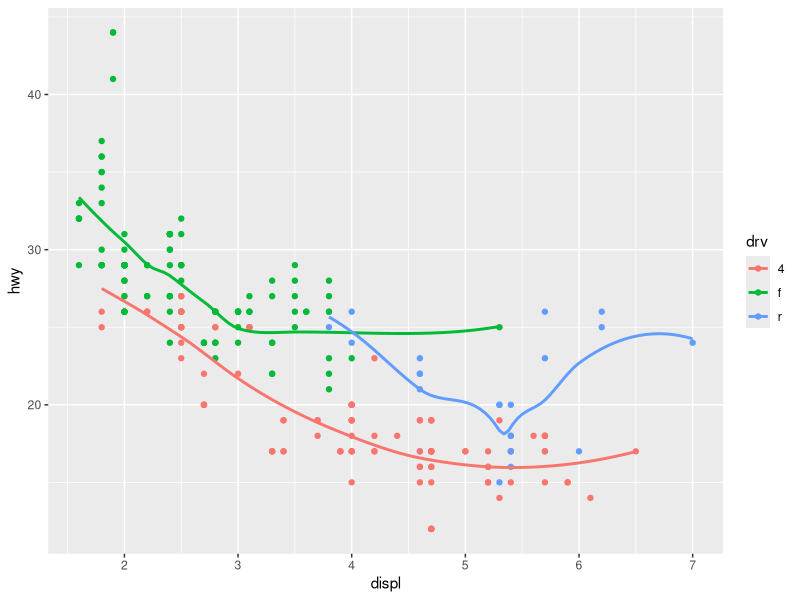
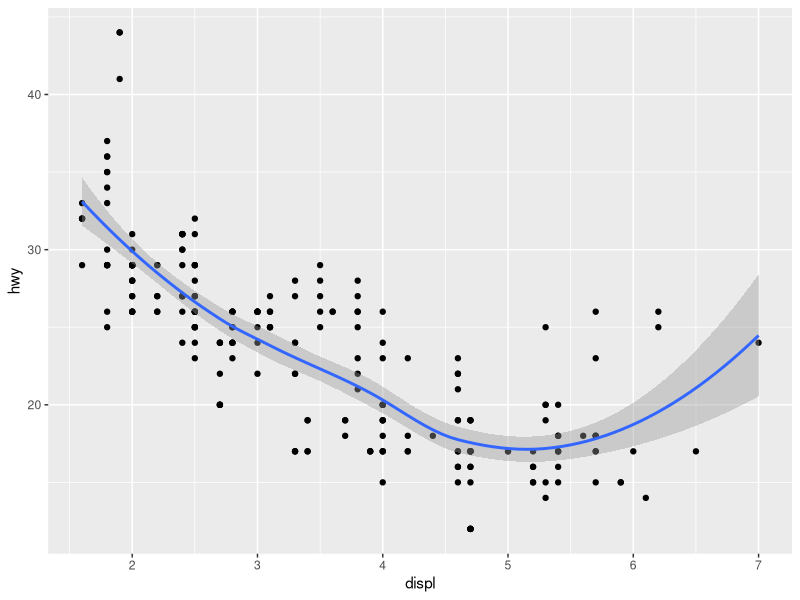
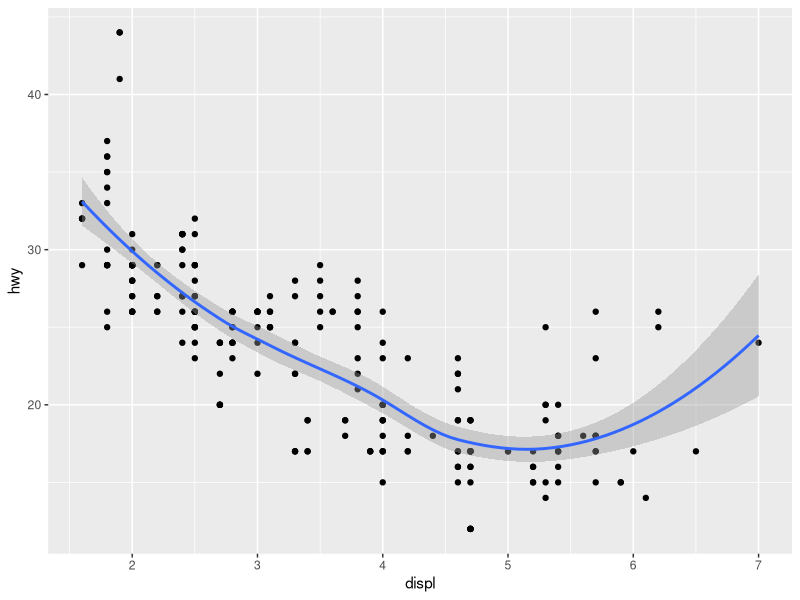
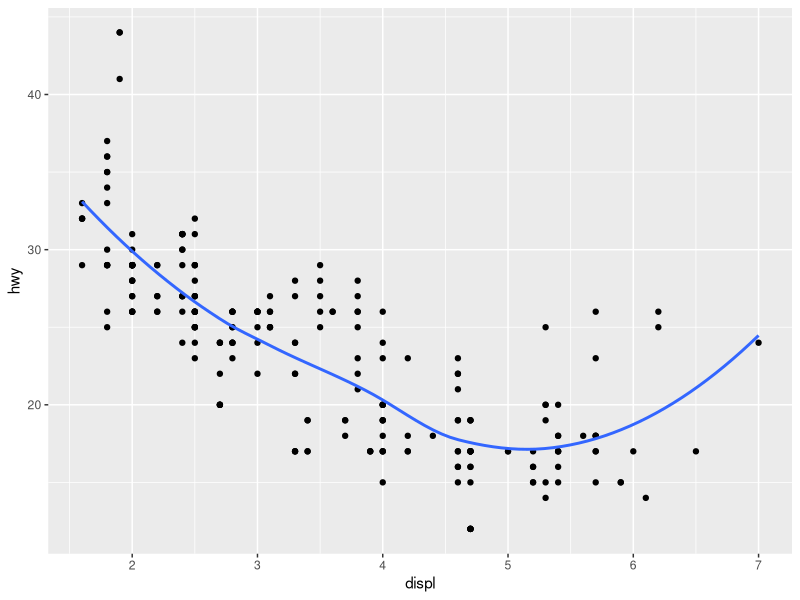
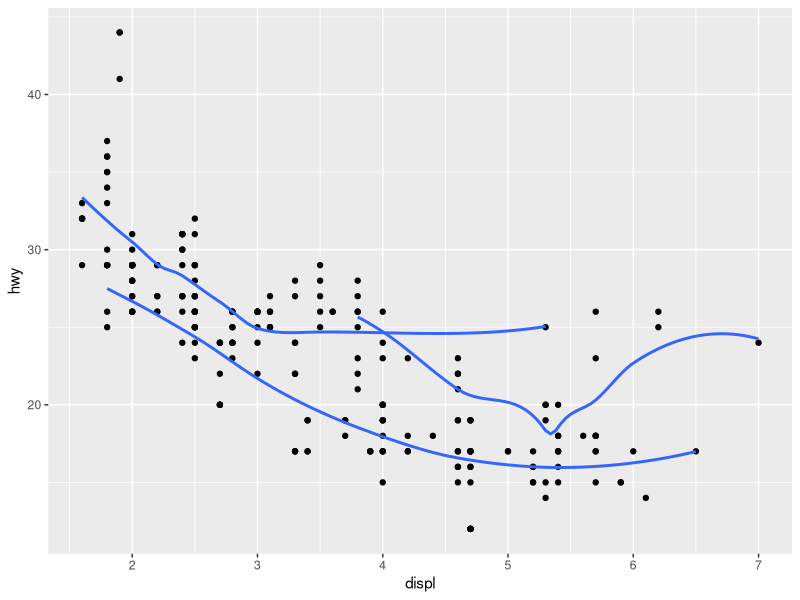
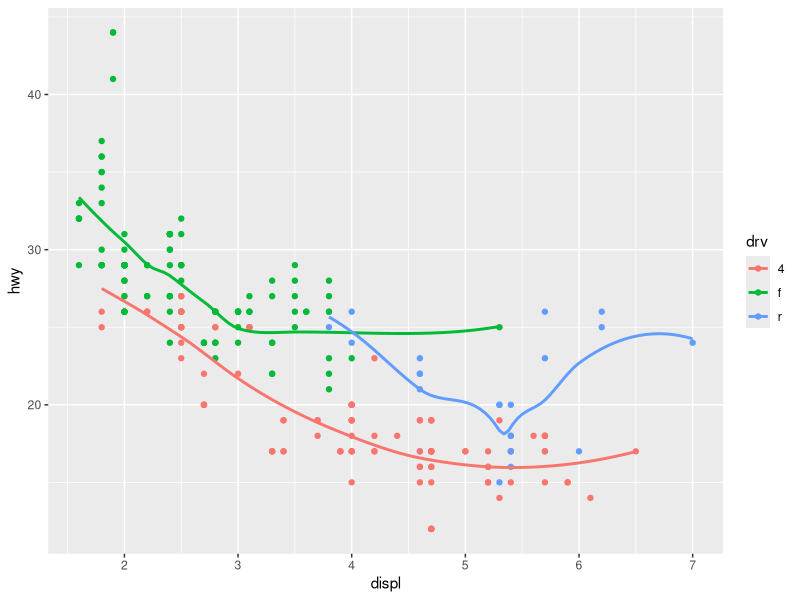
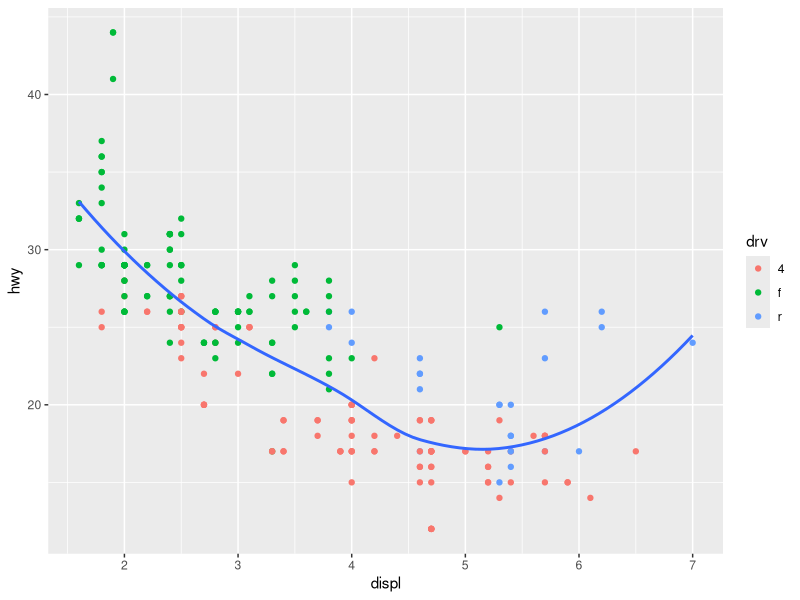
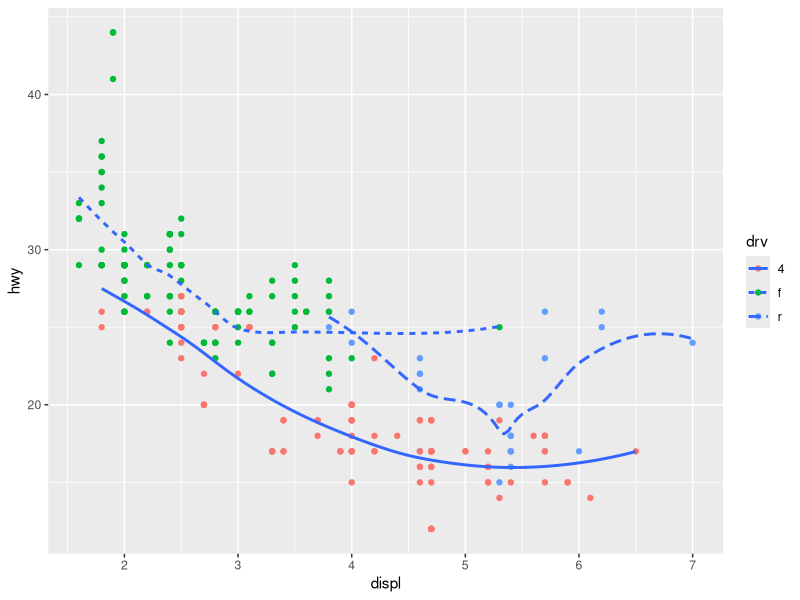

The R script that drew these images, in order:
## ---- chunk 1
knitr::opts_chunk$set(echo = TRUE)
## ---- chunk 2
#| label: load-packages
#| warning: false
#| message: false
library(tidyverse)
## ---- chunk 3
#| message: false
ggplot(data = mpg, mapping = aes(x = displ, y = hwy, color = drv)) + 
  geom_point() + 
  geom_smooth(se = FALSE)
## ---- chunk 4
#| message: false
ggplot(data = mpg, mapping = aes(x = displ, y = hwy)) + 
  geom_point() + 
  geom_smooth()

ggplot() + 
  geom_point(data = mpg, mapping = aes(x = displ, y = hwy)) + 
  geom_smooth(data = mpg, mapping = aes(x = displ, y = hwy))
## ---- chunk 5
#| message: false
ggplot(data = mpg, mapping = aes(x = displ, y = hwy)) + 
  geom_point() + 
  geom_smooth(se = FALSE)

ggplot(data = mpg, mapping = aes(x = displ, y = hwy)) + 
  geom_point() + 
  geom_smooth(aes(group = drv), se = FALSE)

ggplot(data = mpg, mapping = aes(x = displ, y = hwy, color = drv)) + 
  geom_point() + 
  geom_smooth(se = FALSE)

ggplot(data = mpg, mapping = aes(x = displ, y = hwy)) + 
  geom_point(aes(color = drv)) + 
  geom_smooth(se = FALSE)

ggplot(data = mpg, mapping = aes(x = displ, y = hwy)) + 
  geom_point(aes(color = drv)) + 
  geom_smooth(se = FALSE, aes(linetype = drv))

ggplot(data = mpg, mapping = aes(x = displ, y = hwy)) + 
  geom_point(stroke = 4, color = "white") +
  geom_point(stroke = 2, aes(color = drv))
